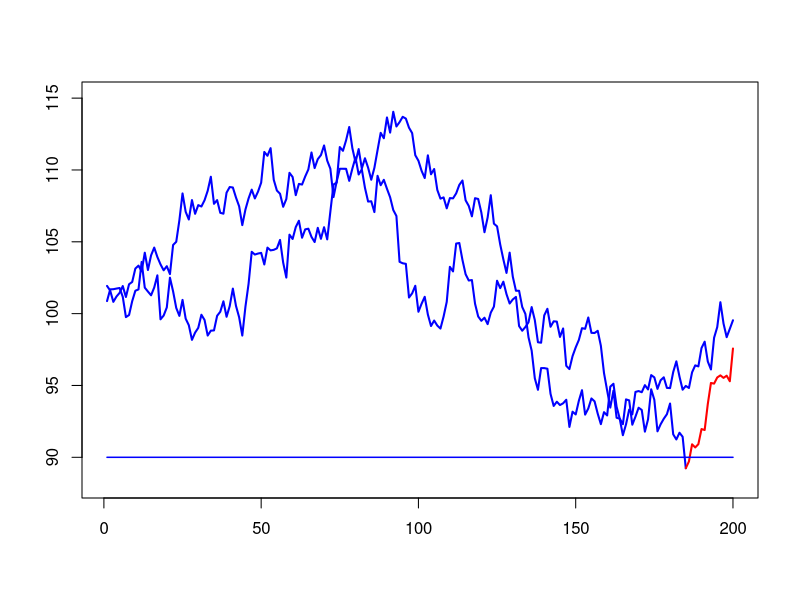

Write the R code that produced this figure.
# clear variables and close windows
rm(list = ls(all = TRUE))
graphics.off()

n = 200
# generate two price series until one is below 90
ind = 0
while (ind == 0) {
    a1  = rnorm(n, 0, 1)
    a2  = rnorm(n, 0, 1)
    a11 = cumsum(a1) + 100
    a22 = cumsum(a2) + 100
    if ((min(a22) < 90) && (min(a11) > 90)) {
        ind = 1
    }
}

# find first value for which the price goes below 90
redindex = which(a22 < 90)
index    = seq(1, n, 1)
indexr   = seq(1, redindex[1], 1)
indexrr  = seq(redindex[1], n, 1)

# plot the two price series and indicate where the barrier is hit
plot(index, a11, col = "blue", lwd = 2, type = "l", ylim = c(min(a22) - 1, max(max(a22), 
    max(a11)) + 1), xlab = "", ylab = "")
lines(indexr, a22[1:redindex[1]], col = "blue", lwd = 2)
lines(indexrr, a22[(redindex[1]):n], col = "red", lwd = 2)
lines(index, 90 * rep(1, n), col = "blue", lwd = 1.5) 
